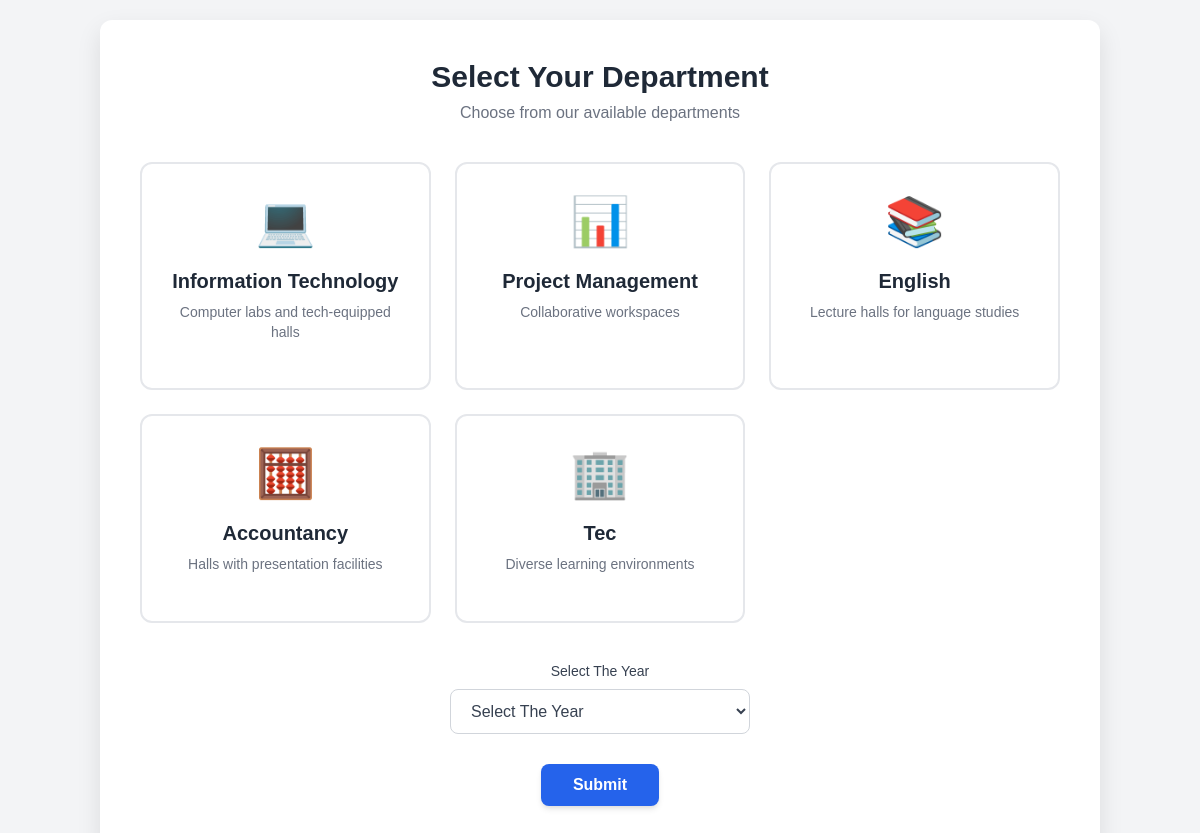
Screenshot of /department with the database file from the repository.
### app.py (models this page shows)
class Department(db.Model):
   id=db.Column(db.Integer,primary_key=True)
   department_name=db.Column(db.String(50),nullable=False,unique = True)

### app.py (the view)
@app.route('/department',methods = ['GET', 'POST'])
def department():
   departments = Department.query.all()
   if request.method == "POST":
      session['selected_department'] = request.form.get('faculty')
      session['selected_year'] = request.form.get('year')
      return redirect(url_for('selectDatetime'))
   return render_template('department.html',departments=departments)

### templates/department.html (shortened to what this page needs)
{% extends "base.html" %}
    {% block head %}
        <link rel="stylesheet" href="{{ url_for('static', filename='css/select_depatment.css') }}">
    {% endblock %}
{% block content %}
    <form action="" method="post" class="form-container">
        <div class="page-header">
            <h1>Select Your Department</h1>
            <p>Choose from our available departments</p>
        </div>
        <div class="department-grid">
            {% for department in departments %}
            <label for="{{department.id}}" class="department-card">
                <div class="department-icon {% if department.department_name == 'Information Technology' %}icon-it{% elif department.department_name == 'Project Management' %}icon-pm{% elif department.department_name == 'English' %}icon-english{% elif department.department_name == 'Accountancy' %}icon-accountancy{% else %}icon-default{% endif %}"></div>
                <h2 class="department-title">{{department.department_name}}</h2>
                <p class="department-description">
                    {% if department.department_name == "Information Technology" %}
                        Computer labs and tech-equipped halls
                    {% elif department.department_name == "Project Management" %}
                        Collaborative workspaces
                    {% elif department.department_name == "English" %}
                        Lecture halls for language studies
                    {% elif department.department_name == "Accountancy" %}
                        Halls with presentation facilities
                    {% else %}
                        Diverse learning environments
                    {% endif %}
                </p>
            </label>
            {% endfor %}
        </div>
        <div class="year-selection">
            <label for="deleteYear">Select The Year</label>
            <select id="deleteYear" name="year" required class="year-select">
                <option value="" disabled selected>Select The Year</option>
            </select>
        </div>
        <div class="submit-section">
            <input type="submit" value="Submit" class="submit-btn">
        </div>
    </form>
{% endblock %}

### templates/base.html (shortened to what this page needs)
<!DOCTYPE html>
<html lang="en">
<head>
    <link rel="stylesheet" href="https://cdnjs.cloudflare.com/ajax/libs/font-awesome/6.0.0-beta3/css/all.min.css">
    {%block head %}{% endblock %}
</head>
<body>
    {%block content %}{% endblock %}
</body>
</html>

### static/css/select_depatment.css (style rules this page uses)
* { margin: 0; padding: 0; box-sizing: border-box; }
body { font-family: 'Arial', sans-serif; background-color: #f3f4f6; min-height: 100vh; display: flex; flex-direction: column; align-items: center; justify-content: center; padding: 20px; }
.form-container { background-color: white; padding: 40px; border-radius: 12px; box-shadow: 0 10px 25px rgba(0, 0, 0, 0.1); width: 100%; max-width: 1000px; }
.page-header { text-align: center; margin-bottom: 40px; }
.page-header h1 { font-size: 30px; font-weight: bold; color: #1f2937; margin-bottom: 10px; }
.page-header p { color: #6b7280; font-size: 16px; }
.department-grid { display: grid; grid-template-columns: repeat(auto-fit, minmax(250px, 1fr)); gap: 24px; margin-bottom: 40px; }
.department-card { display: block; padding: 30px; border: 2px solid #e5e7eb; border-radius: 12px; transition: all 0.3s ease-in-out; cursor: pointer; text-align: center; text-decoration: none; color: inherit; background-color: white; }
.department-icon { color: #3b82f6; font-size: 48px; margin-bottom: 20px; }
.department-title { font-size: 20px; font-weight: 600; color: #1f2937; margin-bottom: 10px; }
.department-description { font-size: 14px; color: #6b7280; margin-bottom: 16px; line-height: 1.4; }
.year-selection { margin-bottom: 30px; text-align: center; }
.year-selection label { display: block; color: #374151; font-size: 14px; font-weight: 500; margin-bottom: 10px; }
.year-select { display: block; width: 100%; max-width: 300px; margin: 0 auto; padding: 12px 16px; border: 1px solid #d1d5db; border-radius: 8px; font-size: 16px; background-color: white; color: #374151; transition: border-color 0.2s; }
.submit-section { text-align: center; }
.submit-btn { background-color: #2563eb; color: white; padding: 12px 32px; border-radius: 8px; font-weight: 600; cursor: pointer; border: none; font-size: 16px; transition: background-color 0.3s; box-shadow: 0 4px 6px -1px rgba(0, 0, 0, 0.1), 0 2px 4px -1px rgba(0, 0, 0, 0.06); }
.icon-it::before { content: "💻"; }
.icon-pm::before { content: "📊"; }
.icon-english::before { content: "📚"; }
.icon-accountancy::before { content: "🧮"; }
.icon-default::before { content: "🏢"; }

### rows the page displays
Department: department_name "Information Technology", shows "Computer labs and tech-equipped halls"
Department: department_name "Project Management", shows "Collaborative workspaces"
Department: department_name "English", shows "Lecture halls for language studies"
Department: department_name "Accountancy", shows "Halls with presentation facilities"
Department: department_name "Tec", shows "Diverse learning environments"
